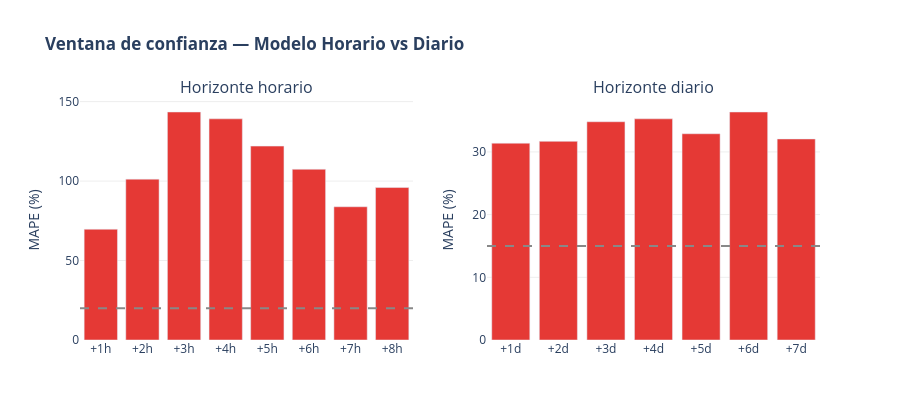

The notebook cell saved with this chart:
### Markdown cell above
## Resumen — ¿Cuándo usar cada modelo?

### Code cell
print('=' * 55)
print('  MODELO HORARIO')
print(f'  RMSE: {rmse_h:.2f} kWh/h  |  MAPE: {mape_h:.1f}%  |  R²: {r2_h:.4f}')
print(f'  Usar para: próximas 4–8 horas con lags reales')
print()
print('  MODELO DIARIO')
print(f'  RMSE: {rmse_d:.1f} kWh/día  |  MAPE: {mape_d:.1f}%  |  R²: {r2_d:.4f}')
print(f'  Usar para: próximos 3–5 días con irradiación forecast')
print('=' * 55)

# Gráfico resumen lado a lado
fig_res = make_subplots(rows=1, cols=2,
    subplot_titles=['Horizonte horario', 'Horizonte diario'])
fig_res.add_trace(go.Bar(
    x=[f'+{s}h' for s in steps], y=mapes,
    marker_color=[VERDE_MED if m<20 else NARANJA if m<40 else ROJO for m in mapes],
    showlegend=False), row=1, col=1)
fig_res.add_trace(go.Bar(
    x=[f'+{d}d' for d in dias], y=mapes_d,
    marker_color=[VERDE_MED if m<15 else NARANJA if m<30 else ROJO for m in mapes_d],
    showlegend=False), row=1, col=2)
fig_res.add_hline(y=20, line_dash='dash', line_color='#888', row=1, col=1)
fig_res.add_hline(y=15, line_dash='dash', line_color='#888', row=1, col=2)
fig_res.update_yaxes(title_text='MAPE (%)', rangemode='tozero',
                     showgrid=True, gridcolor='#eee')
fig_res.update_xaxes(showgrid=False)
fig_res.update_layout(
    title='<b>Ventana de confianza — Modelo Horario vs Diario</b>',
    plot_bgcolor='white', height=420)
fig_res.show()

### Figure 1 — Plotly figure (JSON) as saved in the notebook; plotly's stock layout.template omitted (floating-point values rounded to 4 significant figures)
{"data": [{"marker": {"color": ["#e53935", "#e53935", "#e53935", "#e53935", "#e53935", "#e53935", "#e53935", "#e53935"]}, "showlegend": false, "type": "bar", "x": ["+1h", "+2h", "+3h", "+4h", "+5h", "+6h", "+7h", "+8h"], "xaxis": "x", "y": [69.69, 101.2, 143.5, 139.2, 122.0, 107.4, 83.83, 95.95], "yaxis": "y"}, {"marker": {"color": ["#e53935", "#e53935", "#e53935", "#e53935", "#e53935", "#e53935", "#e53935"]}, "showlegend": false, "type": "bar", "x": ["+1d", "+2d", "+3d", "+4d", "+5d", "+6d", "+7d"], "xaxis": "x2", "y": [31.39, 31.68, 34.81, 35.27, 32.89, 36.36, 32.06], "yaxis": "y2"}], "layout": {"annotations": [{"font": {"size": 16}, "showarrow": false, "text": "Horizonte horario", "x": 0.225, "xanchor": "center", "xref": "paper", "y": 1.0, "yanchor": "bottom", "yref": "paper"}, {"font": {"size": 16}, "showarrow": false, "text": "Horizonte diario", "x": 0.775, "xanchor": "center", "xref": "paper", "y": 1.0, "yanchor": "bottom", "yref": "paper"}], "height": 420, "plot_bgcolor": "white", "shapes": [{"line": {"color": "#888", "dash": "dash"}, "type": "line", "x0": 0, "x1": 1, "xref": "x domain", "y0": 20, "y1": 20, "yref": "y"}, {"line": {"color": "#888", "dash": "dash"}, "type": "line", "x0": 0, "x1": 1, "xref": "x2 domain", "y0": 15, "y1": 15, "yref": "y2"}], "title": {"text": "<b>Ventana de confianza — Modelo Horario vs Diario</b>"}, "xaxis": {"anchor": "y", "domain": [0.0, 0.45], "showgrid": false}, "xaxis2": {"anchor": "y2", "domain": [0.55, 1.0], "showgrid": false}, "yaxis": {"anchor": "x", "domain": [0.0, 1.0], "gridcolor": "#eee", "rangemode": "tozero", "showgrid": true, "title": {"text": "MAPE (%)"}}, "yaxis2": {"anchor": "x2", "domain": [0.0, 1.0], "gridcolor": "#eee", "rangemode": "tozero", "showgrid": true, "title": {"text": "MAPE (%)"}}}}
